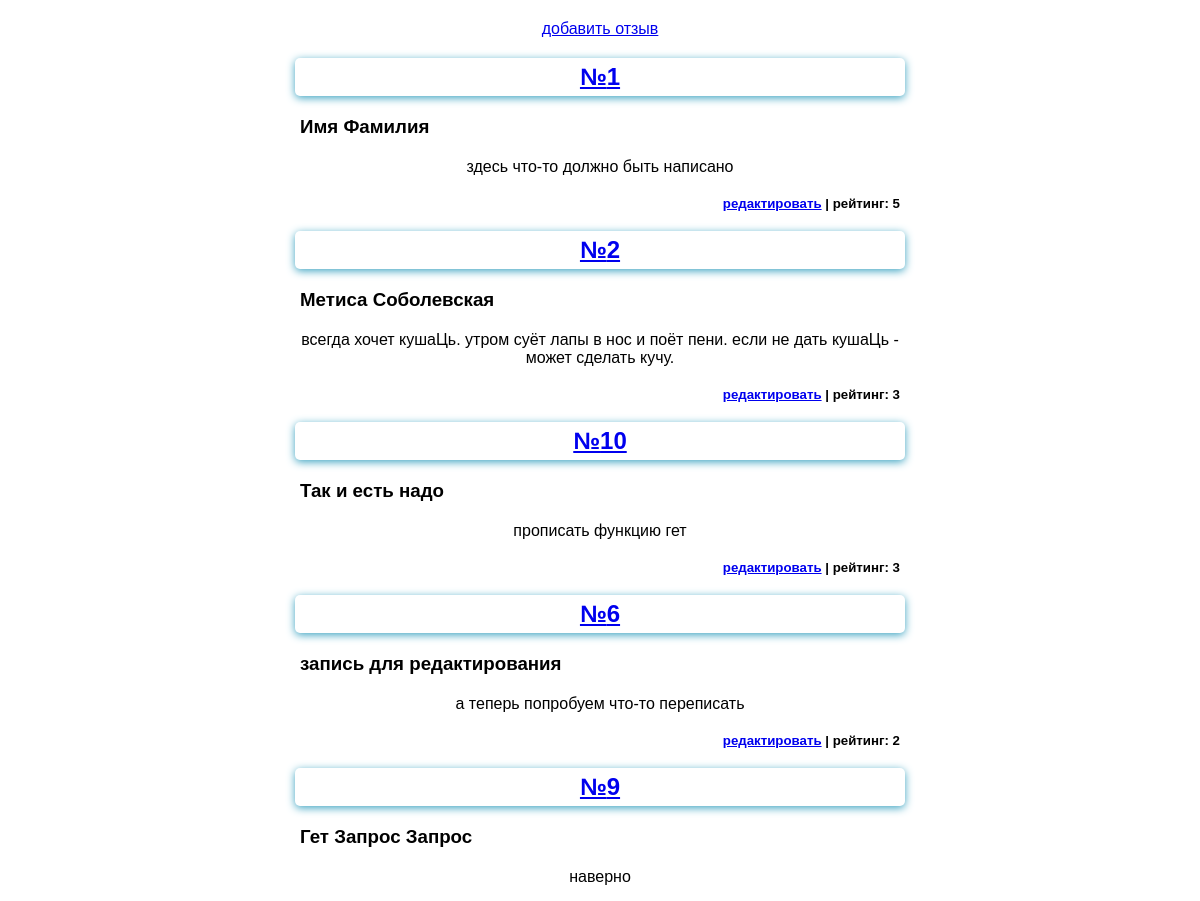
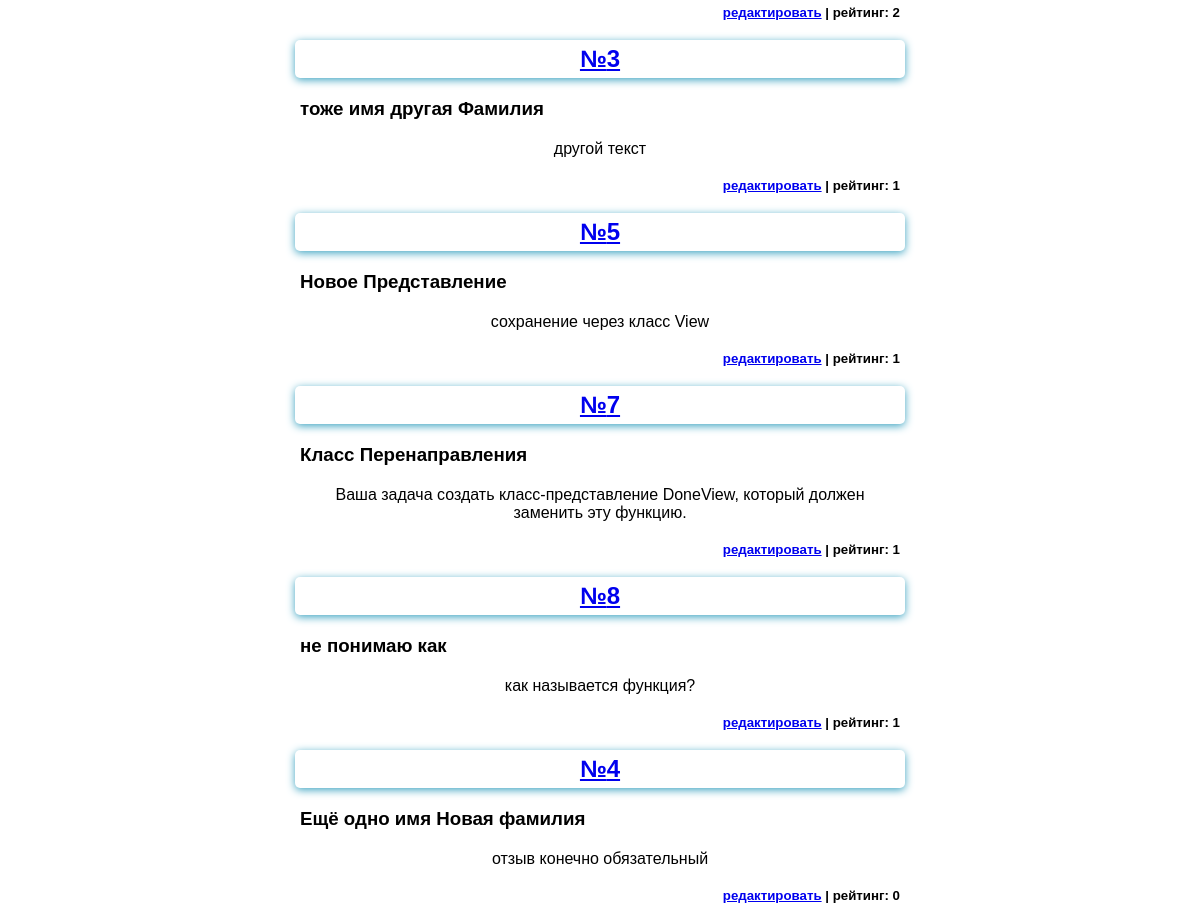
/list, run on an earlier commit of the app's database (2 pictures, top to bottom).
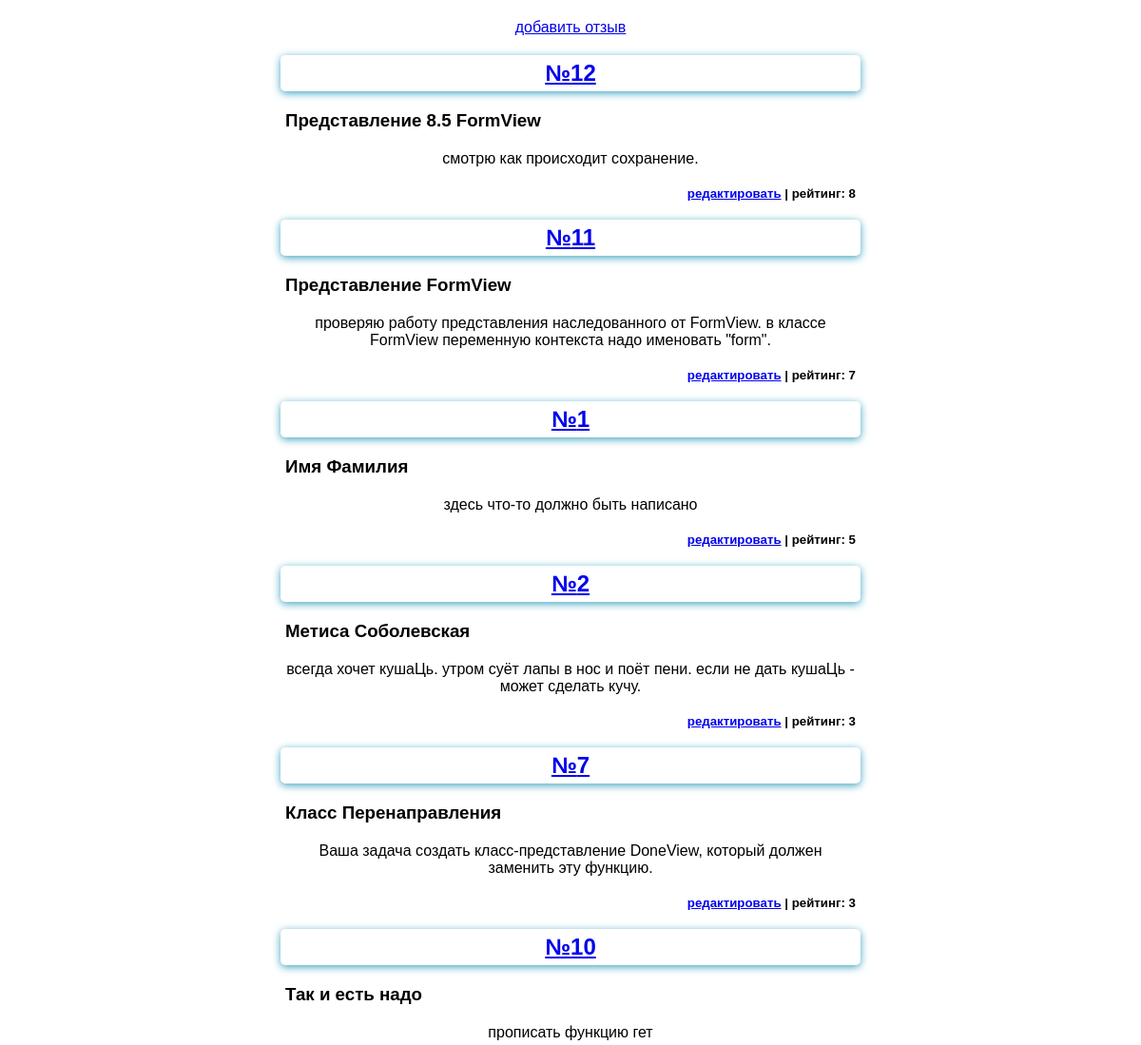
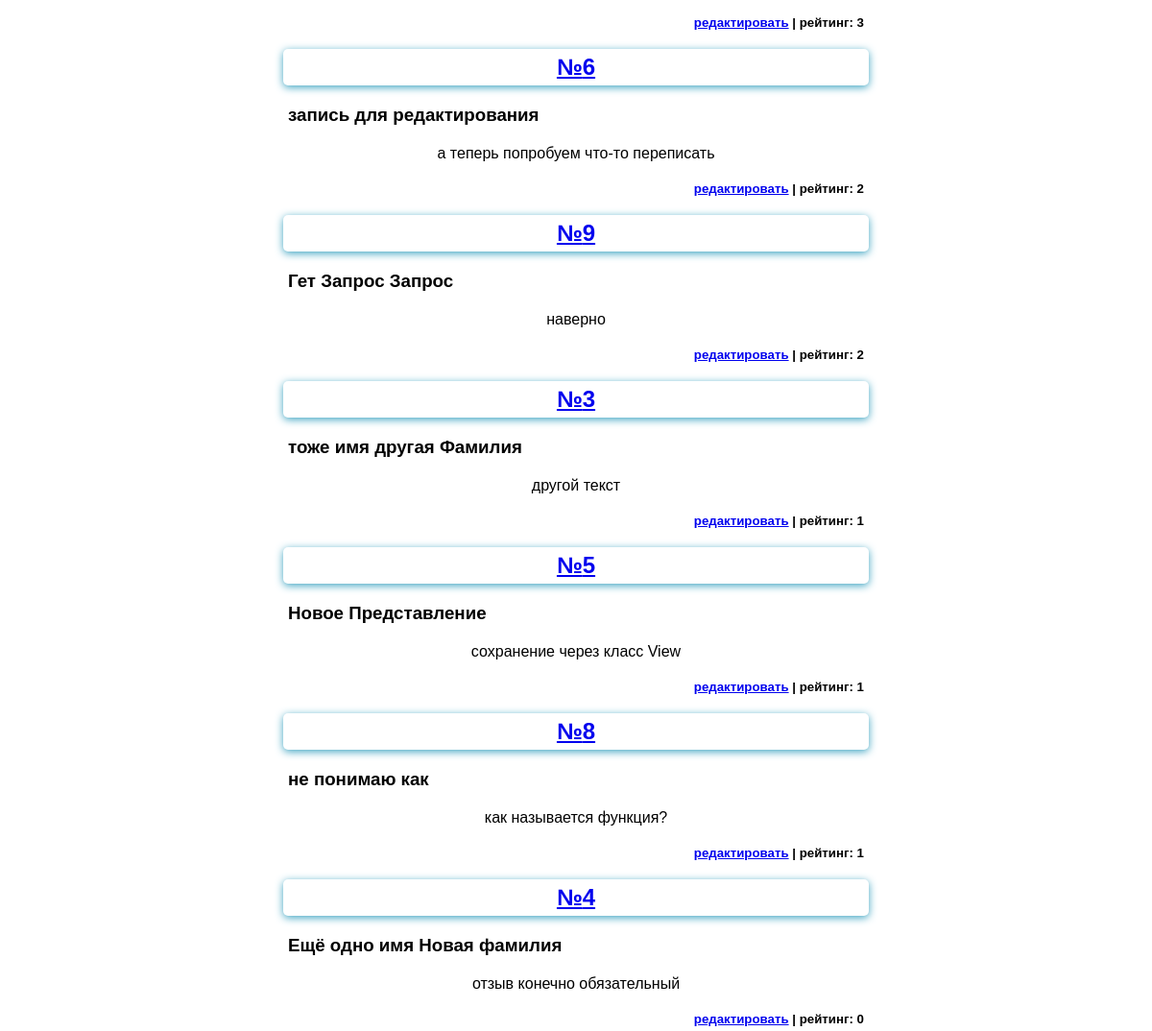
And on a later commit of the database (2 pictures, top to bottom).
### feedback/models.py (models this page shows)
class FeedBack(models.Model):
    name = models.CharField(max_length=40, validators=[MinLengthValidator(5)])
    surname = models.CharField(max_length=60)
    feedback = models.TextField()
    rating = models.PositiveIntegerField()

### feedback/views.py (the view)
# urls.py: path('list', ListFeedBack.as_view(), name="список"),
class ListFeedBack(ListView):
    template_name = "feedback/list_feedback.html"
    model = FeedBack
    context_object_name = "all"
    def get_queryset(self):
        queryset = super().get_queryset()
        filter_qs = queryset.order_by("-rating")
        return filter_qs

### feedback/templates/feedback/list_feedback.html (shortened to what this page needs)
{%extends 'base.html'%}
{% block content %}
    <a href="{% url 'добавление отзыва' %}"><p>добавить отзыв</p></a>
    {%for one in all%}
        <a href="{% url 'отзыв' one.id %}"><h2>№{{one.id}}</h2></a>
        <h3>{{one.name}} {{one.surname}}</h3>
        <p>{{one.feedback}}</p>
        <h5>
            <a href="{% url 'форма отзыва' one.id %}">редактировать</a> |
            рейтинг: {{one.rating}}
        </h5>
    {%endfor%}
{% endblock %}

### templates/base.html (shortened to what this page needs)
<!DOCTYPE html>
{% load static %}
<html lang="ru">
<head>
    <link rel="stylesheet" href=" {% static 'feedback/forms.css' %}">
</head>
<body>
   {% block content %} {% endblock %}
</body>
</html>

### static/feedback/forms.css (style rules this page uses)
body { margin: 0; font-family: Sans-Serif; }
p { width:50%; margin: 20px auto 5px; text-align: center; }
h2 { width:50%; margin: 20px auto 5px; text-align: center; padding: 5px; border-radius: 5px; box-shadow: 0 2px 8px #3ca3c1; }
h3 { width:50%; margin: 20px auto 5px; }
h5 { width:50%; margin: 20px auto 5px; text-align: right; }

What changed in the data, as far as the page shows it:
added FeedBack: id "12", name "Представление", surname "8.5 FormView", feedback "смотрю как происходит сохранение.", rating "8"
added FeedBack: id "11", name "Представление", surname "FormView", feedback "проверяю работу представления наследованного от FormView. в классе FormView переменную контекста надо именовать \"form\".", rating "7"
changed FeedBack "Класс": rating "1" → "3"; moves up the list
